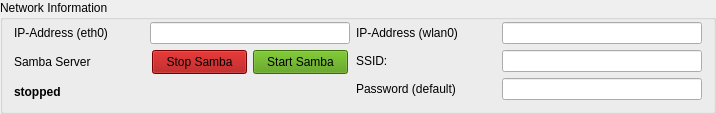
       <widget class="QGroupBox" name="groupBoxNetworking">
        <property name="sizePolicy">
         <sizepolicy hsizetype="Preferred" vsizetype="Fixed">
          <horstretch>0</horstretch>
          <verstretch>0</verstretch>
         </sizepolicy>
        </property>
        <property name="minimumSize">
         <size>
          <width>0</width>
          <height>114</height>
         </size>
        </property>
        <property name="maximumSize">
         <size>
          <width>16777215</width>
          <height>114</height>
         </size>
        </property>
        <property name="title">
         <string>Network Information</string>
        </property>
        <layout class="QGridLayout" name="gridLayout">
         <property name="topMargin">
          <number>0</number>
         </property>
         <property name="bottomMargin">
          <number>0</number>
         </property>
         <item row="3" column="1">
          <layout class="QFormLayout" name="formLayout_9">
           <property name="topMargin">
            <number>2</number>
           </property>
           <property name="bottomMargin">
            <number>2</number>
           </property>
           <item row="0" column="0">
            <widget class="QLabel" name="label_ipwlan0">
             <property name="sizePolicy">
              <sizepolicy hsizetype="Preferred" vsizetype="Preferred">
               <horstretch>0</horstretch>
               <verstretch>0</verstretch>
              </sizepolicy>
             </property>
             <property name="minimumSize">
              <size>
               <width>140</width>
               <height>0</height>
              </size>
             </property>
             <property name="maximumSize">
              <size>
               <width>140</width>
               <height>16777215</height>
              </size>
             </property>
             <property name="text">
              <string>IP-Address (wlan0)</string>
             </property>
            </widget>
           </item>
           <item row="0" column="1">
            <widget class="QLineEdit" name="lineEdit_wlan0">
             <property name="minimumSize">
              <size>
               <width>200</width>
               <height>0</height>
              </size>
             </property>
             <property name="maximumSize">
              <size>
               <width>200</width>
               <height>16777215</height>
              </size>
             </property>
            </widget>
           </item>
           <item row="1" column="0">
            <widget class="QLabel" name="labelWifiClientSSID">
             <property name="minimumSize">
              <size>
               <width>140</width>
               <height>0</height>
              </size>
             </property>
             <property name="maximumSize">
              <size>
               <width>140</width>
               <height>16777215</height>
              </size>
             </property>
             <property name="text">
              <string>SSID:</string>
             </property>
            </widget>
           </item>
           <item row="1" column="1">
            <widget class="QLineEdit" name="lineEditWifiSSID">
             <property name="sizePolicy">
              <sizepolicy hsizetype="Fixed" vsizetype="Fixed">
               <horstretch>0</horstretch>
               <verstretch>0</verstretch>
              </sizepolicy>
             </property>
             <property name="minimumSize">
              <size>
               <width>200</width>
               <height>0</height>
              </size>
             </property>
             <property name="maximumSize">
              <size>
               <width>200</width>
               <height>16777215</height>
              </size>
             </property>
             <property name="sizeIncrement">
              <size>
               <width>0</width>
               <height>0</height>
              </size>
             </property>
            </widget>
           </item>
           <item row="2" column="0">
            <widget class="QLabel" name="label_password">
             <property name="text">
              <string>Password (default)</string>
             </property>
            </widget>
           </item>
           <item row="2" column="1">
            <widget class="QLineEdit" name="lineEditPassword">
             <property name="minimumSize">
              <size>
               <width>200</width>
               <height>0</height>
              </size>
             </property>
             <property name="maximumSize">
              <size>
               <width>200</width>
               <height>16777215</height>
              </size>
             </property>
            </widget>
           </item>
          </layout>
         </item>
         <item row="3" column="0">
          <layout class="QFormLayout" name="formLayout_10">
           <property name="topMargin">
            <number>2</number>
           </property>
           <property name="bottomMargin">
            <number>2</number>
           </property>
           <item row="0" column="0">
            <widget class="QLabel" name="label_ipeth0">
             <property name="minimumSize">
              <size>
               <width>130</width>
               <height>0</height>
              </size>
             </property>
             <property name="maximumSize">
              <size>
               <width>130</width>
               <height>16777215</height>
              </size>
             </property>
             <property name="text">
              <string>IP-Address (eth0)</string>
             </property>
            </widget>
           </item>
           <item row="0" column="1">
            <widget class="QLineEdit" name="lineEdit_eth0">
             <property name="minimumSize">
              <size>
               <width>200</width>
               <height>0</height>
              </size>
             </property>
            </widget>
           </item>
           <item row="1" column="0">
            <widget class="QLabel" name="labelSamba">
             <property name="text">
              <string>Samba Server</string>
             </property>
            </widget>
           </item>
           <item row="1" column="1">
            <widget class="QWidget" name="horizontalWidget5" native="true">
             <property name="sizePolicy">
              <sizepolicy hsizetype="Expanding" vsizetype="Fixed">
               <horstretch>0</horstretch>
               <verstretch>0</verstretch>
              </sizepolicy>
             </property>
             <property name="minimumSize">
              <size>
               <width>0</width>
               <height>24</height>
              </size>
             </property>
             <property name="maximumSize">
              <size>
               <width>16777215</width>
               <height>24</height>
              </size>
             </property>
             <layout class="QHBoxLayout" name="horizontalLayout_23">
              <property name="leftMargin">
               <number>2</number>
              </property>
              <property name="topMargin">
               <number>0</number>
              </property>
              <property name="rightMargin">
               <number>2</number>
              </property>
              <property name="bottomMargin">
               <number>0</number>
              </property>
              <item>
               <widget class="QPushButton" name="pushButtonSambaStop">
                <property name="sizePolicy">
                 <sizepolicy hsizetype="Expanding" vsizetype="Fixed">
                  <horstretch>0</horstretch>
                  <verstretch>0</verstretch>
                 </sizepolicy>
                </property>
                <property name="minimumSize">
                 <size>
                  <width>0</width>
                  <height>24</height>
                 </size>
                </property>
                <property name="maximumSize">
                 <size>
                  <width>16777215</width>
                  <height>24</height>
                 </size>
                </property>
                <property name="styleSheet">
                 <string notr="true">background-color: rgb(164, 0, 0);
outline: none;</string>
                </property>
                <property name="text">
                 <string>Stop Samba</string>
                </property>
               </widget>
              </item>
              <item>
               <widget class="QPushButton" name="pushButtonSambaStart">
                <property name="sizePolicy">
                 <sizepolicy hsizetype="Expanding" vsizetype="Fixed">
                  <horstretch>0</horstretch>
                  <verstretch>0</verstretch>
                 </sizepolicy>
                </property>
                <property name="minimumSize">
                 <size>
                  <width>0</width>
                  <height>24</height>
                 </size>
                </property>
                <property name="maximumSize">
                 <size>
                  <width>16777215</width>
                  <height>24</height>
                 </size>
                </property>
                <property name="styleSheet">
                 <string notr="true">background-color: rgb(78, 154, 6);
outline: none;</string>
                </property>
                <property name="text">
                 <string>Start Samba</string>
                </property>
               </widget>
              </item>
             </layout>
            </widget>
           </item>
           <item row="2" column="0">
            <widget class="QLabel" name="labelSambaStatus">
             <property name="sizePolicy">
              <sizepolicy hsizetype="Preferred" vsizetype="Fixed">
               <horstretch>0</horstretch>
               <verstretch>0</verstretch>
              </sizepolicy>
             </property>
             <property name="minimumSize">
              <size>
               <width>0</width>
               <height>24</height>
              </size>
             </property>
             <property name="maximumSize">
              <size>
               <width>16777215</width>
               <height>24</height>
              </size>
             </property>
             <property name="font">
              <font>
               <bold>true</bold>
              </font>
             </property>
             <property name="text">
              <string>stopped</string>
             </property>
            </widget>
           </item>
          </layout>
         </item>
        </layout>
       </widget>
